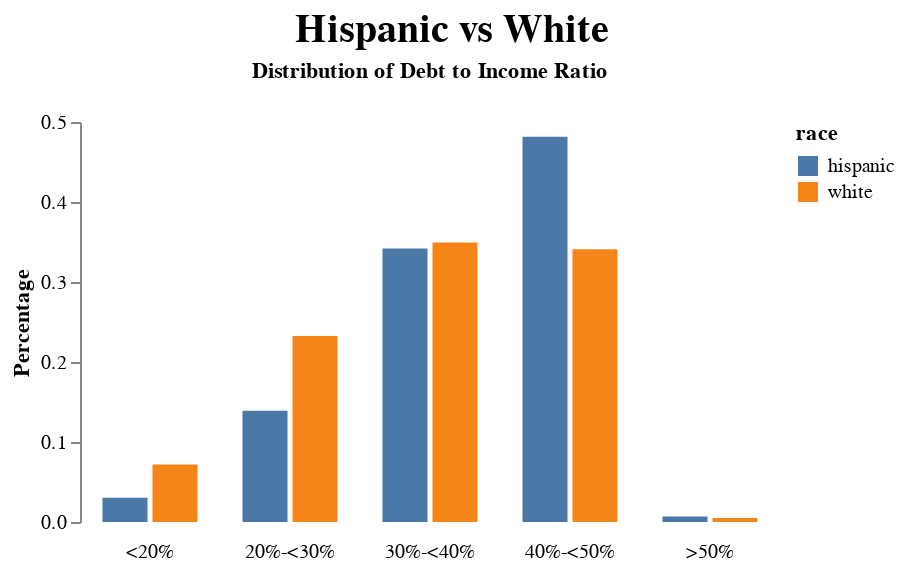

This figure's notebook cell:
### Code cell
d2i_comparison('hispanic', baseline='white')

### Figure 1 — Vega-Lite specification as saved in the notebook (floating-point values rounded to 4 significant figures)
{"usermeta": {"embedOptions": {"theme": "fivethirtyeight"}}, "config": {"view": {"continuousWidth": 400, "continuousHeight": 300, "strokeOpacity": 0, "strokeWidth": 0}, "axis": {"grid": false}, "background": "#FFFFFF", "header": {"labelOrient": "bottom"}, "title": {"anchor": "middle", "fontSize": 20, "offset": 5, "orient": "top"}}, "data": {"name": "data-980a64fdd14cf33855209458f425aa3c"}, "mark": "bar", "encoding": {"color": {"field": "race", "type": "nominal"}, "column": {"field": "debt_to_income_ratio", "header": {"title": "Distribution of Debt to Income Ratio"}, "sort": ["<20%", "20%-<30%", "30%-<40%", "40%-<50%", ">50%"], "type": "ordinal"}, "x": {"axis": null, "field": "race", "type": "nominal"}, "y": {"axis": {"offset": 10, "tickCount": 5}, "field": "percentage", "scale": {"domain": [0, 0.5]}, "title": "Percentage", "type": "quantitative"}}, "height": 200, "title": "Hispanic vs White", "width": 50, "$schema": "https://vega.github.io/schema/vega-lite/v4.17.0.json", "datasets": {"data-980a64fdd14cf33855209458f425aa3c": [{"debt_to_income_ratio": "20%-<30%", "percentage": 0.2325, "race": "white"}, {"debt_to_income_ratio": "30%-<40%", "percentage": 0.3495, "race": "white"}, {"debt_to_income_ratio": "40%-<50%", "percentage": 0.341, "race": "white"}, {"debt_to_income_ratio": "<20%", "percentage": 0.0719, "race": "white"}, {"debt_to_income_ratio": ">50%", "percentage": 0.0051, "race": "white"}, {"debt_to_income_ratio": "20%-<30%", "percentage": 0.1392, "race": "hispanic"}, {"debt_to_income_ratio": "30%-<40%", "percentage": 0.3419, "race": "hispanic"}, {"debt_to_income_ratio": "40%-<50%", "percentage": 0.4816, "race": "hispanic"}, {"debt_to_income_ratio": "<20%", "percentage": 0.0304, "race": "hispanic"}, {"debt_to_income_ratio": ">50%", "percentage": 0.0069, "race": "hispanic"}]}}
